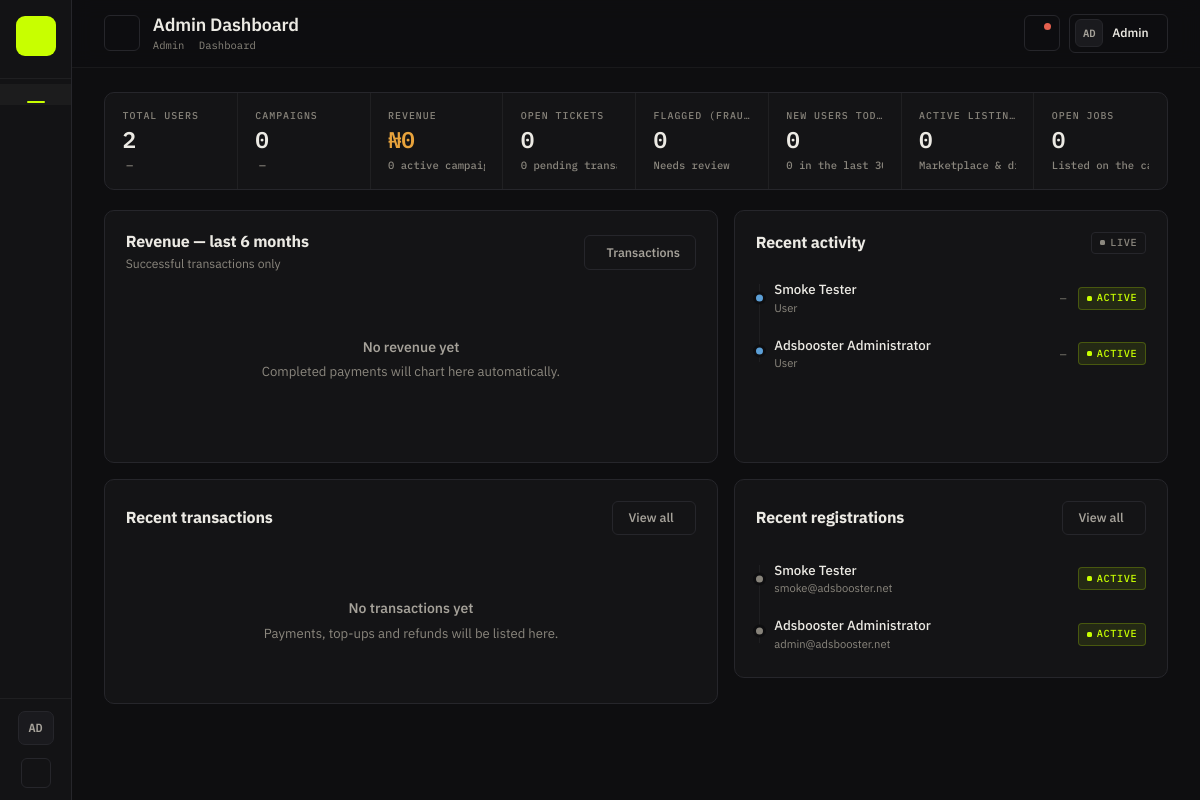
/admin/index.php (signed in), run on an earlier commit of the app's database.
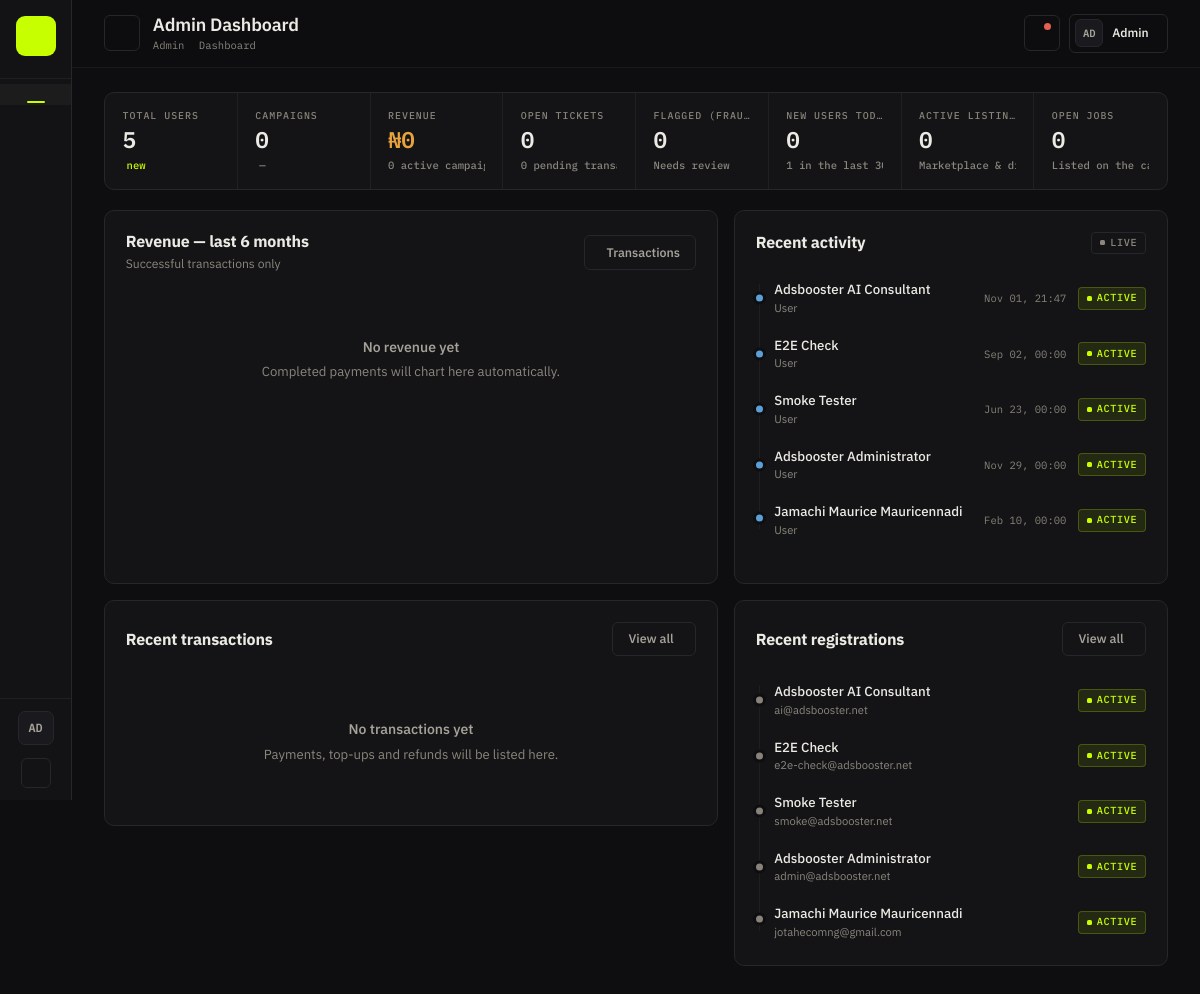
And on a later commit of the database.
### tables this page shows
CREATE TABLE IF NOT EXISTS `users` (
  `id` int NOT NULL AUTO_INCREMENT,
  `full_name` varchar(150) DEFAULT NULL,
  `email` varchar(190) DEFAULT NULL,
  `ad_credits` decimal(12,2) DEFAULT '0.00',
  `ai_credits` int DEFAULT '0',
  `ai_preferred_provider` varchar(20) DEFAULT NULL,
  `avatar` varchar(500) DEFAULT NULL,
  `company` varchar(150) DEFAULT NULL,
  `user_role` varchar(50) DEFAULT 'user',
  `plan_id` int DEFAULT NULL,
  `status` varchar(20) DEFAULT 'active',
  `is_admin` tinyint(1) DEFAULT '0',
  `password` varchar(255) DEFAULT NULL,
  `role` varchar(50) DEFAULT 'user',
  `phone` varchar(50) DEFAULT NULL,
  `facebook` varchar(500) DEFAULT NULL,
  `twitter` varchar(500) DEFAULT NULL,
  `linkedin` varchar(500) DEFAULT NULL,
  `account_type` varchar(30) DEFAULT 'individual',
  `google_id` varchar(64) DEFAULT NULL,
  `referral_code` varchar(32) DEFAULT NULL,
  `referred_by` int DEFAULT NULL,
  `onboarding_completed` tinyint(1) NOT NULL DEFAULT '0',
  `two_factor_secret` varchar(255) DEFAULT NULL,
  `two_factor_enabled` tinyint(1) NOT NULL DEFAULT '0',
  `totp_enabled` tinyint(1) NOT NULL DEFAULT '0',
  `created_at` datetime DEFAULT NULL,
  `achievement_points` int NOT NULL DEFAULT '0',
  `billing_cycle` varchar(20) NOT NULL DEFAULT 'monthly',
  `plan_expiry` datetime DEFAULT NULL,
  `auto_refill_enabled` tinyint(1) NOT NULL DEFAULT '0',
  `auto_refill_threshold` decimal(10,2) NOT NULL DEFAULT '10.00',
  `auto_refill_amount` decimal(12,2) NOT NULL DEFAULT '50.00',
  `auto_refill_gateway` varchar(40) DEFAULT NULL,
  `parent_user_id` int DEFAULT NULL,
  `username` varchar(100) DEFAULT NULL,
  `headline` varchar(255) DEFAULT NULL,
  `bio` text,
  `two_factor_backup` text,
  `fa_attempts` int NOT NULL DEFAULT '0',
  `is_verified_seller` tinyint(1) NOT NULL DEFAULT '0',
  `totp_secret` varchar(255) DEFAULT NULL,
  `two_factor_type` varchar(20) DEFAULT NULL,
  `two_factor_setup_at` datetime DEFAULT NULL,
  `remember_token` varchar(64) DEFAULT NULL,
  `remember_token_expires_at` datetime DEFAULT NULL,
  `email_2fa_code` varchar(255) DEFAULT NULL,
  `email_2fa_expires_at` datetime DEFAULT NULL,
  `2fa_attempts` tinyint unsigned NOT NULL DEFAULT '0',
  PRIMARY KEY (`id`),
  UNIQUE KEY `email` (`email`)
);

### config/db.php (called while the page is built, shortened)
<?php
class Database
{
    private static ?Database $instance = null;
    private ?PDO $connection = null;
    private string $host = '127.0.0.1';
    private string $port = '3306';
    private string $dbname = 'adsbooster';
    private string $charset = 'utf8mb4';
    private string $username = 'root';
    private string $password = '';
    private function __construct()
    {
        $dsn = "mysql:host={$this->host};port={$this->port};dbname={$this->dbname};charset={$this->charset}";
        $options = [
            PDO::ATTR_ERRMODE            => PDO::ERRMODE_EXCEPTION,
            PDO::ATTR_DEFAULT_FETCH_MODE => PDO::FETCH_ASSOC,
            PDO::ATTR_EMULATE_PREPARES   => false,
            PDO::ATTR_TIMEOUT            => 8,
        ];
        try {
            $this->connection = new PDO($dsn, $this->username, $this->password, $options);
        } catch (PDOException $e) {
            error_log("Database connection failed: " . $e->getMessage());
            throw new \PDOException(
                'Database connection failed (db=' . $this->dbname . ', user=' . $this->username
                    . '): ' . $e->getMessage(),
                (int)$e->getCode(),
                $e
            );
        }
    }
    public function syncSessionTimezone(): void
    {
        $offset = date('P');
        try {
            $this->connection->exec("SET time_zone = '{$offset}'");
        } catch (\Throwable $e) {
            error_log('Database: could not pin session time_zone to ' . $offset . ': ' . $e->getMessage());
        }
    }
    public static function getInstance(): self
    {
        if (self::$instance === null) {
            self::$instance = new self();
        }
        return self::$instance;
    }
    public function query(string $sql, array $params = []): PDOStatement
    {
        $stmt = $this->connection->prepare($sql);
        $stmt->execute($params);
        return $stmt;
    }
    public function fetchOne(string $sql, array $params = []): ?array
    {
        $stmt = $this->query($sql, $params);
        $result = $stmt->fetch();
        return $result ?: null;
    }
    public function fetchAll(string $sql, array $params = []): array
    {
        $stmt = $this->query($sql, $params);
        return $stmt->fetchAll();
    }
    public function count(string $table, string $where = '1=1', array $params = []): int
    {
        $sql = "SELECT COUNT(*) as cnt FROM {$table} WHERE {$where}";
        $result = $this->fetchOne($sql, $params);
        return (int)($result['cnt'] ?? 0);
    }
}
function db(): Database
{
    return Database::getInstance();
}

### admin/index.php (the view, shortened to what the changed rows need)
<?php declare(strict_types=1);
$totalUsers      = db()->count('users');
$newUsersToday   = db()->count('users', "DATE(created_at) = CURDATE()");
function period_count(string $table, string $where, string $from, string $to): int
{
    try {
        return (int)(db()->fetchOne(
            "SELECT COUNT(*) AS c FROM `{$table}` WHERE {$where} AND created_at BETWEEN ? AND ?",
            [$from, $to]
        )['c'] ?? 0);
    } catch (\Throwable $e) {
        return 0;
    }
}
$now        = time();
$last30From = date('Y-m-d H:i:s', $now - 30 * 86400);
$last30To   = date('Y-m-d H:i:s', $now);
$prev30From = date('Y-m-d H:i:s', $now - 60 * 86400);
$prev30To   = date('Y-m-d H:i:s', $now - 30 * 86400);
$users30     = period_count('users', '1=1', $last30From, $last30To);
$usersPrev30 = period_count('users', '1=1', $prev30From, $prev30To);
function trend(int $current, int $previous): array
{
    if ($previous <= 0) {
        return ['text' => $current > 0 ? 'new' : '—', 'class' => $current > 0 ? 'up' : 'flat'];
    }
    $pct = (($current - $previous) / $previous) * 100;
    $sign = $pct > 0 ? '+' : '';
    return [
        'text'  => $sign . number_format($pct, 1) . '% vs prev 30d',
        'class' => $pct > 0.5 ? 'up' : ($pct < -0.5 ? 'down' : 'flat'),
    ];
}
$userTrend   = trend($users30, $usersPrev30);
$recentUsers = db()->fetchAll(
    "SELECT id, full_name, email, role, status, created_at
     FROM users
     ORDER BY created_at DESC
     LIMIT 6"
);
$recentActivity = db()->fetchAll(
    "SELECT 'campaign' AS type, campaign_name AS detail, status, created_at FROM ad_campaigns
     UNION ALL
     SELECT 'user' AS type, full_name AS detail, status, created_at FROM users
     ORDER BY created_at DESC
     LIMIT 10"
);
require_once __DIR__ . '/sidebar.php';
?>
<section class="kpi-band" aria-label="Headline metrics">
    <div class="kpi-cell">
        <div class="kpi-label">Total users</div>
        <div class="kpi-value"><?= number_format($totalUsers) ?></div>
        <div class="kpi-delta <?= $userTrend['class'] ?>">
            <?= htmlspecialchars($userTrend['text']) ?>
        </div>
    </div>
    <a href="<?= BASE_URL ?>/admin/users" class="kpi-cell">
        <div class="kpi-label">New users today</div>
        <div class="kpi-value"><?= number_format($newUsersToday) ?></div>
        <div class="kpi-delta flat"><?= number_format($users30) ?> in the last 30 days</div>
    </a>
</section>
<div class="row g-3 mb-3">
    <div class="col-lg-5">
        <div class="admin-card h-100">
            <?php if (empty($recentActivity)): ?>
                <div class="admin-empty">
                    <i class="ph-bold ph-pulse"></i>
                    <div class="empty-title">Nothing happening yet</div>
                    <div class="empty-text">New sign-ups and campaigns appear here in real time.</div>
                </div>
            <?php else: ?>
                <div class="admin-feed">
                    <?php foreach ($recentActivity as $act): ?>
                        <?php
                        $ts   = strtotime((string)$act['created_at']);
                        $when = $ts ? date('M d, H:i', $ts) : '—';
                        $kind = $act['type'] === 'campaign' ? 'is-campaign' : 'is-user';
                        ?>
                        <div class="feed-item <?= $kind ?>">
                            <div class="feed-body">
                                <div class="feed-title"><?= htmlspecialchars((string)$act['detail']) ?></div>
                                <div class="feed-meta"><?= htmlspecialchars(ucfirst((string)$act['type'])) ?></div>
                            </div>
                            <span class="feed-time"><?= htmlspecialchars($when) ?></span>
                            <span class="badge-status <?= htmlspecialchars((string)$act['status']) ?>">
                                <?= htmlspecialchars((string)$act['status']) ?>
                            </span>
                        </div>
                    <?php endforeach; ?>
                </div>
            <?php endif; ?>
        </div>
    </div>
</div>
<div class="row g-3">
    <div class="col-lg-5">
        <div class="admin-card">
            <?php if (empty($recentUsers)): ?>
                <div class="admin-empty">
                    <i class="ph-bold ph-user-plus"></i>
                    <div class="empty-title">No users yet</div>
                </div>
            <?php else: ?>
                <div class="admin-feed">
                    <?php foreach ($recentUsers as $u): ?>
                        <div class="feed-item">
                            <div class="feed-body">
                                <div class="feed-title"><?= htmlspecialchars((string)($u['full_name'] ?? 'N/A')) ?></div>
                                <div class="feed-meta text-truncate"><?= htmlspecialchars((string)$u['email']) ?></div>
                            </div>
                            <span class="badge-status <?= htmlspecialchars((string)$u['status']) ?>">
                                <?= htmlspecialchars((string)$u['status']) ?>
                            </span>
                        </div>
                    <?php endforeach; ?>
                </div>
            <?php endif; ?>
        </div>
    </div>
</div>
<?php require_once __DIR__ . '/footer.php'; ?>

What changed in the data, as far as the page shows it:
added users: full_name "Adsbooster AI Consultant", email "ai@adsbooster.net", status "ACTIVE"
added users: full_name "E2E Check", email "e2e-check@adsbooster.net", status "ACTIVE"
added users: full_name "Jamachi Maurice Mauricennadi", email "jotahecomng@gmail.com", status "ACTIVE"
Also different on the page:
$totalUsers: "2" → "5"
$userTrend['text']: "—" → "new"
$users30: "0" → "1"
new list line: "Adsbooster AI Consultant User Nov 01, 21:47 ACTIVE"
new list line: "E2E Check User Sep 02, 00:00 ACTIVE"
new list line: "Smoke Tester User Jun 23, 00:00 ACTIVE"
new list line: "Adsbooster Administrator User Nov 29, 00:00 ACTIVE"
new list line: "Jamachi Maurice Mauricennadi User Feb 10, 00:00 ACTIVE"
list line gone: "Smoke Tester User — ACTIVE"
list line gone: "Adsbooster Administrator User — ACTIVE"
